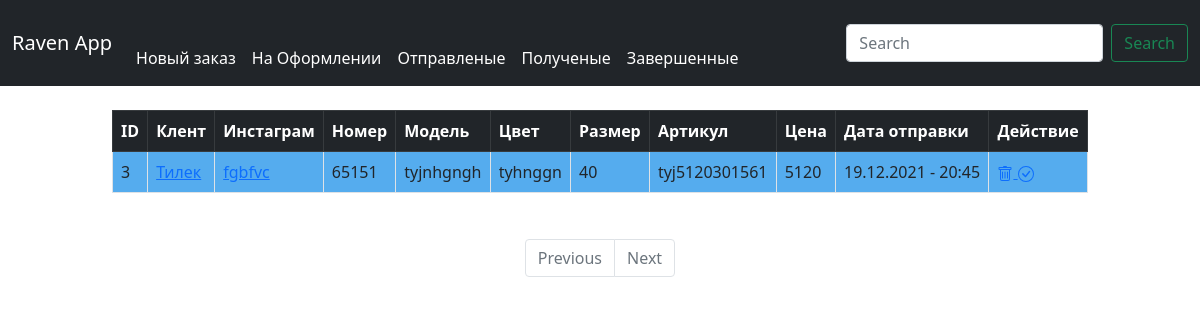
Page /in-transit-list/ on the committed database.
### orders/models.py (models this page shows, shortened)
class Order(models.Model):
    client = models.CharField(max_length=255, verbose_name='Фио')
    insta = models.CharField(max_length=50, verbose_name='Инстаграм')
    phone = models.CharField(max_length=50, verbose_name='Номер телефона')
    address = models.CharField(max_length=300, null=True, blank=True, verbose_name='Адрес')
    model = models.CharField(max_length=100, verbose_name='Модель')
    color = models.CharField(max_length=50, verbose_name='Цвет')
    size = models.IntegerField(verbose_name='Размер')
    articul = models.CharField(max_length=255, verbose_name='Артикул')
    price = models.IntegerField(verbose_name='Цена')
    date_created = models.DateTimeField(auto_now_add=True)
    date_modified = models.DateTimeField(auto_now=True)
    pending = models.BooleanField(default=False)
    in_transit = models.BooleanField(default=False)
    received = models.BooleanField(default=False)
    completed =models.BooleanField(default=False)

### orders/views.py (the view)
# urls.py: path('in-transit-list/', in_transit_list, name='in_transit_list'),
def in_transit_list(request):
    orders = Order.objects.filter(in_transit=True).order_by('date_created')
    return render(request, 'orders/in_transit.html',
                    context ={'orders': orders})

### templates/orders/in_transit.html (shortened to what this page needs)
{% extends '../base.html' %}
{% load crispy_forms_tags %}
{% load static %}
{% block content %}
<div class="container col-10">
    <table class="table table-bordered">
  <thead class="table-dark">
    <tr>
        <th>ID</th>
        <th>Клент</th>
        <th>Инстаграм</th>
        <th>Номер</th>
        <th>Модель</th>
        <th>Цвет</th>
        <th>Размер</th>
        <th>Артикул</th>
        <th>Цена</th>
        <th>Дата отправки</th>
        <th>Действие</th>
    </tr>
  </thead>
  <tbody>
  {% for order in orders %}
    <tr style="background-color: #55ACEE;">
        <td>{{ order.id }}</td>
        <td><a href="{% url 'order_detail' order.id %}">{{ order.client }}</a></td>
        <td><a href="#">{{ order.insta }}</a></td>
        <td>{{ order.phone }}</td>
        <td>{{ order.model }}</td>
        <td>{{ order.color }}</td>
        <td>{{ order.size }}</td>
        <td>{{ order.articul }}</td>
        <td>{{ order.price }}</td>
        <td>{{ order.date_modified|date:"d.m.Y - G:i"}}</td>
        <td>                <a id="delete" href="{% url 'order_delete' order.id %}">
                </a>
                <a id="done" href="{% url 'order_received' order.id %}">
                    </a>
        </td>
    </tr>
  {% endfor %}
  </tbody>
</table>
</div>
 <nav aria-label="Page navigation example">
        <ul class="pagination justify-content-center">
        {% if cars.has_previous %}
            <li class="page-item">
            <a class="page-link" href="?page={{ cars.previous_page_number }}">Previous</a>
          </li>
        {% else %}
            <li class="page-item disabled">
            <a class="page-link" href="#" tabindex="-1" aria-disabled="true">Previous</a>
          </li>
        {% endif %}
        {% if cars.has_next %}
            <li class="page-item">
            <a class="page-link" href="?page={{ cars.next_page_number }}">Next</a>
          </li>
        {% else %}
            <li class="page-item disabled">
            <a class="page-link" href="#" tabindex="-1" aria-disabled="true">Next</a>
          </li>
        {% endif %}
      </ul>
    </nav>
{% endblock content %}

### static/css/order_detail.css (style rules this page uses)
li { margin-top: 30px; }

### rows in the picture
Order: id "3", client "Тилек", insta "fgbfvc", phone "65151", model "tyjnhgngh", color "tyhnggn", size "40", articul "tyj5120301561", price "5120", date_modified "19.12.2021 - 20:45"
